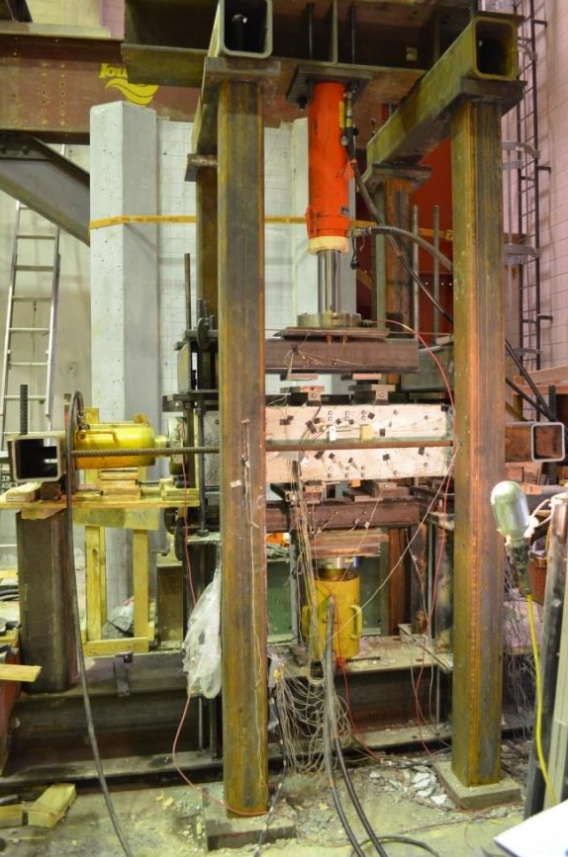
#> input picture art-source/about-thesis-test-frame.png, 568 x 857 px, given in place of fd-semis.jpg, which was not available
$ python make-door-carousel.py
#> lines starting #> are read from the running program, lines starting #| are printed output that depends on the picture; after the words box and inside, x2 and y2 are one past the last pixel; in counts of white or black regions, pixels touching at a corner belong together; pictures that were not available may be replaced by others from this repository, and a replacement may not be noted
"""Compose the project cards into a carousel, as candidate art for the
projects door.

    python tools/make-door-carousel.py            # renders every variant
    python tools/make-door-carousel.py --only arc

Writes 1520x1824 candidates into art-source/. They are NOT scenes yet --
run the chosen one through prep-scene.py, which does the crop and the tone
curve:

    python tools/prep-scene.py art-source/projects-carousel-arc.png \\
        public/assets/scenes/projects.jpg --scale 0.82 --focus 0.5,0.47

## What the door does to a picture, which drives every choice here

A door shows the middle of its scene and nothing else: about 82% of the
height at rest, and **56% of the height by 50% of the width** once the hover
zoom runs. So a composition that reads well as a flat image can lose its
whole outer third exactly when someone looks at it.

Hence: one card dead center, upright and largest, carrying the image on its
own. The flanking cards lean away on a perspective arc and are deliberately
allowed to run out of frame -- at rest they say "there are more of these",
and on hover they are mostly gone, which is the intent rather than an
accident. Nothing that has to be read sits outside the middle half.

The ground is near-black because the door's resting state is a shrouded
corridor; a light background would glow through the veil as a gray slab.
"""
import argparse
import os

from PIL import Image, ImageDraw, ImageFilter

W, H = 1520, 1824
ROOT = os.path.dirname(os.path.dirname(os.path.abspath(__file__)))
CARDS = os.path.join(ROOT, "public", "assets", "cards")
OUT = os.path.join(ROOT, "art-source")

# The nearest panel. It has to be ONE chart with a bold silhouette: the first
# version put forecasting-data.jpg here, which is itself a four-up composite,
# so the door framed a grid of miniature charts and nothing read at all.
HERO = "fd-hpai.jpg"          # a single filled area, legible as a shape

# The receding panels. These are blurred, so what matters is color and mass,
# not what they say.
PICKS = [
    "fd-debt-limit.jpg",
    "em-march-madness.jpg",
    "park-guides.jpg",
    "fd-semis.jpg",
    "em-herder.jpg",
    "fd-flu-weekly.jpg",
    "fd-refugees.jpg",
]

INK = (10, 8, 7)
EMBER = (200, 114, 42)

# What the door reveals of this canvas once the hover zoom is running. Every
# size below is expressed against THIS, not against the canvas -- the first
# two attempts sized the hero as a fraction of the full image and it came out
# larger than the window that would ever show it, so the door framed a
# fragment of one chart.
DOOR_BLEED, DOOR_ZOOM, DOOR_ASPECT = 1.22, 1.46, 0.741
VIS_H = H / (DOOR_BLEED * DOOR_ZOOM)                    # ~1021 px
VIS_W = VIS_H * (DOOR_ASPECT / (W / H))                 # ~759 px
EYE_Y = H * 0.46                                        # the door's optical center


def find_coeffs(dst, src):
    """Perspective coefficients mapping dst quad back to src quad.

    PIL's PERSPECTIVE transform samples the *source* for each output pixel,
    so the matrix runs the opposite way to the one you would write by hand.
    """
    m = []
    for (dx, dy), (sx, sy) in zip(dst, src):
        m.append([dx, dy, 1, 0, 0, 0, -sx * dx, -sx * dy])
        m.append([0, 0, 0, dx, dy, 1, -sy * dx, -sy * dy])
    # Solve the 8x8 by Gaussian elimination -- numpy is available but this
    # keeps the script to one dependency.
    b = []
    for (sx, sy) in src:
        b += [sx, sy]
    n = 8
    for i in range(n):
        p = max(range(i, n), key=lambda r: abs(m[r][i]))
        m[i], m[p] = m[p], m[i]
        b[i], b[p] = b[p], b[i]
        piv = m[i][i]
        if abs(piv) < 1e-12:
            continue
        for j in range(i, n):
            m[i][j] /= piv
        b[i] /= piv
        for r in range(n):
            if r == i:
                continue
            f = m[r][i]
            if not f:
                continue
            for j in range(i, n):
                m[r][j] -= f * m[i][j]
            b[r] -= f * b[i]
    return b


def card_art(name, w, h):
    """A card: the thumbnail, cropped to portrait, with a warm border."""
    im = Image.open(os.path.join(CARDS, name)).convert("RGB")
    # Thumbs are landscape; take a centerd portrait slice.
    tw = int(im.height * w / h)
    if tw <= im.width:
        x = (im.width - tw) // 2
        im = im.crop((x, 0, x + tw, im.height))
    else:
        th = int(im.width * h / w)
        y = (im.height - th) // 2
        im = im.crop((0, y, im.width, y + th))
    im = im.resize((w, h), Image.LANCZOS)

    out = Image.new("RGB", (w, h), (28, 22, 17))
    pad = max(4, w // 46)
    inner = im.resize((w - pad * 2, h - pad * 2), Image.LANCZOS)
    out.paste(inner, (pad, pad))
    d = ImageDraw.Draw(out)
    d.rectangle([0, 0, w - 1, h - 1], outline=(74, 61, 48), width=max(2, pad // 3))
    return out


def place(base, art, quad, *, dim, glow):
    """Composite `art` into `base` at a destination quad, with falloff."""
    w, h = art.size
    src = [(0, 0), (w, 0), (w, h), (0, h)]
    coeffs = find_coeffs(quad, src)

    layer = art.convert("RGBA").transform(
        (W, H), Image.PERSPECTIVE, coeffs, Image.BICUBIC)
    mask = Image.new("L", (w, h), 255).transform(
        (W, H), Image.PERSPECTIVE, coeffs, Image.BICUBIC)

    if dim < 1:
        layer = Image.blend(Image.new("RGBA", (W, H), INK + (255,)), layer, dim)
    if glow:
        # A soft warm bloom behind the center card so it reads as lit rather
        # than merely brighter.
        halo = mask.filter(ImageFilter.GaussianBlur(46)).point(
            lambda v: int(v * 0.55))
        base.paste(Image.new("RGB", (W, H), EMBER), (0, 0), halo)
    base.paste(layer.convert("RGB"), (0, 0), mask)


def hero_crop(name, w, h):
    """The hero panel: a single card, cropped to its boldest region.

    Cards are landscape and mostly chart; taking the middle-left keeps the
    plotted shape and drops the axis furniture, which at door scale is noise
    rather than information.
    """
    im = Image.open(os.path.join(CARDS, name)).convert("RGB")
    cw = int(im.width * 0.62)
    ch = int(cw * h / w)
    if ch > im.height:
        ch = im.height
        cw = int(ch * w / h)
    x = int(im.width * 0.06)
    y = max(0, (im.height - ch) // 2)
    im = im.crop((x, y, min(im.width, x + cw), y + ch)).resize((w, h), Image.LANCZOS)

    out = Image.new("RGB", (w, h), (30, 24, 18))
    pad = max(5, w // 60)
    out.paste(im.resize((w - pad * 2, h - pad * 2), Image.LANCZOS), (pad, pad))
    ImageDraw.Draw(out).rectangle([0, 0, w - 1, h - 1],
                                  outline=(96, 78, 60), width=max(2, pad // 2))
    return out


def render(variant):
    """A corridor of panels receding into the dark, hero nearest.

    Built for a TALL frame, and sized against what the door actually shows.
    Two earlier attempts got this wrong in opposite directions: the first
    fanned the cards sideways, which is the natural way to draw a carousel and
    the wrong shape for a 0.741 portal; the second made the hero 0.62 of the
    canvas width, which is taller than the visible window, so the door framed
    a corner of one chart. Everything here is a fraction of VIS_H / VIS_W.

    Everything behind the hero is blurred and dimmed on purpose. At the size a
    door shows, card text is not legible and does not become legible by being
    sharper -- it just turns into noise. Blurred, the same panels read as
    distance.
    """
    base = Image.new("RGB", (W, H), INK)

    # hero height as a fraction of the visible window; how fast panels shrink;
    # how far each steps up; sideways stagger; blur per step.
    if variant == "corridor":
        n, hero, shrink, rise, sway, blur = 5, 0.60, 0.80, 0.16, 0.10, 3.4
    elif variant == "deep":
        n, hero, shrink, rise, sway, blur = 7, 0.52, 0.845, 0.13, 0.15, 4.0
    else:                                    # "close"
        n, hero, shrink, rise, sway, blur = 4, 0.70, 0.76, 0.19, 0.06, 2.8

    hero_h = VIS_H * hero
    hero_w = hero_h / 1.30                   # portrait panels

    # Lay the panels out first, then move the whole arrangement so its
    # bounding box is centerd on the door's optical center. Positioning them
    # directly against a hand-picked base_y does not survive a parameter
    # change: the alternating stagger accumulates a net sideways drift, and
    # the stack always grows in one direction, so the composition ends up
    # off-center and the hover crop clips it. Centring afterwards is exact
    # whatever the numbers are.
    panels = []
    for i in range(n):
        scale = shrink ** i
        w, h = int(hero_w * scale), int(hero_h * scale)
        y = -VIS_H * rise * i
        x = VIS_W * sway * (1 if i % 2 else -1) * (i ** 0.7)
        panels.append([x, y, w, h, i])

    xs0 = min(p[0] - p[2] / 2 for p in panels)
    xs1 = max(p[0] + p[2] / 2 for p in panels)
    ys0 = min(p[1] - p[3] / 2 for p in panels)
    ys1 = max(p[1] + p[3] / 2 for p in panels)
    dx = W / 2 - (xs0 + xs1) / 2
    dy = EYE_Y - (ys0 + ys1) / 2

    # Back to front, so nearer panels overlap the ones behind.
    for x, y, w, h, i in sorted(panels, key=lambda p: -p[4]):
        x += dx
        y += dy
        art = (hero_crop(HERO, w, h) if i == 0
               else card_art(PICKS[(i - 1) % len(PICKS)], w, h))
        if i:
            art = art.filter(ImageFilter.GaussianBlur(blur * i * 0.6))

        quad = [(x - w / 2, y - h / 2), (x + w / 2, y - h / 2),
                (x + w / 2, y + h / 2), (x - w / 2, y + h / 2)]
        place(base, art, quad, dim=0.20 + 0.80 * (0.70 ** i), glow=(i == 0))

    # A shaft of warm light down the corridor, brightest behind the hero.
    shaft = Image.new("L", (W, H), 0)
    ImageDraw.Draw(shaft).polygon(
        [(W * 0.43, 0), (W * 0.57, 0), (W * 0.74, H), (W * 0.26, H)], fill=38)
    base.paste(Image.new("RGB", (W, H), EMBER), (0, 0),
               shaft.filter(ImageFilter.GaussianBlur(160)))

    vig = Image.new("L", (W, H), 0)
    ImageDraw.Draw(vig).ellipse([-W * 0.26, -H * 0.10, W * 1.26, H * 1.10], fill=255)
    base = Image.composite(base, Image.new("RGB", (W, H), INK),
                           vig.filter(ImageFilter.GaussianBlur(190)))

    path = os.path.join(OUT, "projects-carousel-%s.png" % variant)
    base.save(path, optimize=True)
    print("wrote %s  (hero %dx%d, stack %dx%d, window %dx%d)"
          % (os.path.relpath(path, ROOT), hero_w, hero_h,
             xs1 - xs0, ys1 - ys0, VIS_W, VIS_H))
    return path


def main():
    p = argparse.ArgumentParser()
    p.add_argument("--only", help="corridor | deep | close")
    a = p.parse_args()
    os.makedirs(OUT, exist_ok=True)
    for v in ([a.only] if a.only else ["corridor", "deep", "close"]):
        render(v)
#> in card_art, `out = Image.new("RGB", (w, h), (28, 22, 17))`:
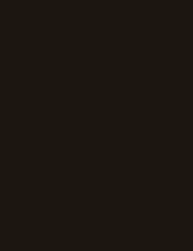
#> out: PIL image 193x251 RGB; mean R, G, B 28, 22, 17
#> in card_art, `inner = im.resize((w - pad * 2, h - pad * 2), Image.LANCZOS)`:
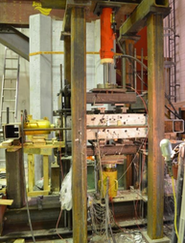
#> inner: PIL image 185x243 RGB; mean R, G, B 128, 111.4, 80.3
#> in card_art, `out.paste(inner, (pad, pad))`:
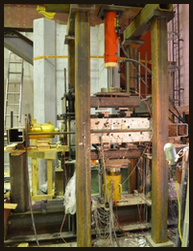
#> out: PIL image 193x251 RGB; mean R, G, B 120.8, 105, 75.7
#> in render, `art = art.filter(ImageFilter.GaussianBlur(blur * i * 0.6))`:
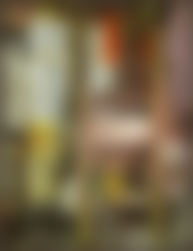
#> art: PIL image 193x251 RGB; mean R, G, B 122.1, 106, 76.6
#> in place, `layer = art.convert("RGBA").transform( (W, H), Image.PERSPECTIVE, coef..`:
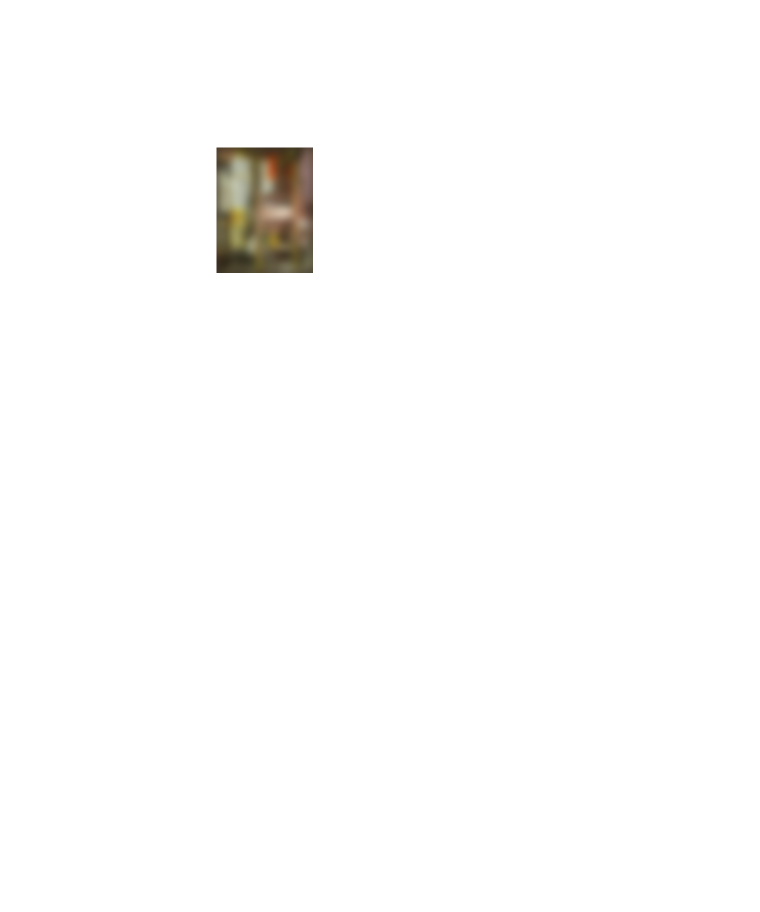
#> layer: PIL image 1520x1824 RGBA (shown at 1/2 size); mean R, G, B, A 2.1, 1.8, 1.3, 4.5; transparent parts drawn white
#> in place, `mask = Image.new("L", (w, h), 255).transform( (W, H), Image.PERSPECTIV..`:
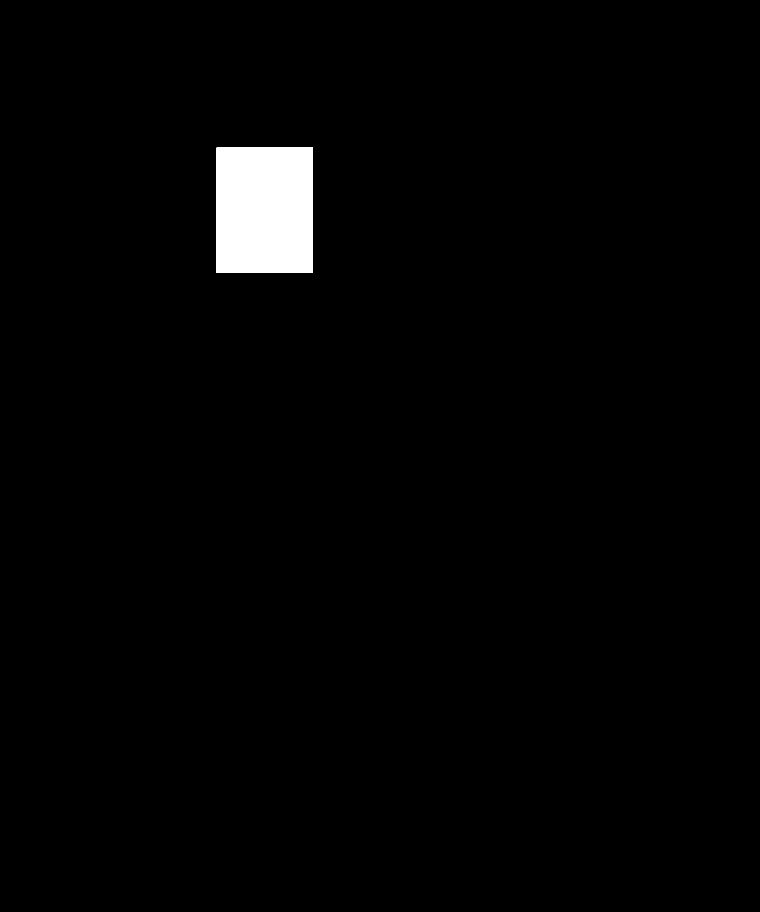
#> mask: PIL image 1520x1824 L (shown at 1/2 size); 1.7% white; 1 white region, box (x1, y1, x2, y2) and area: (433, 295, 626, 546) 48443
#> in place, `layer = Image.blend(Image.new("RGBA", (W, H), INK + (255,)), layer, dim)`:
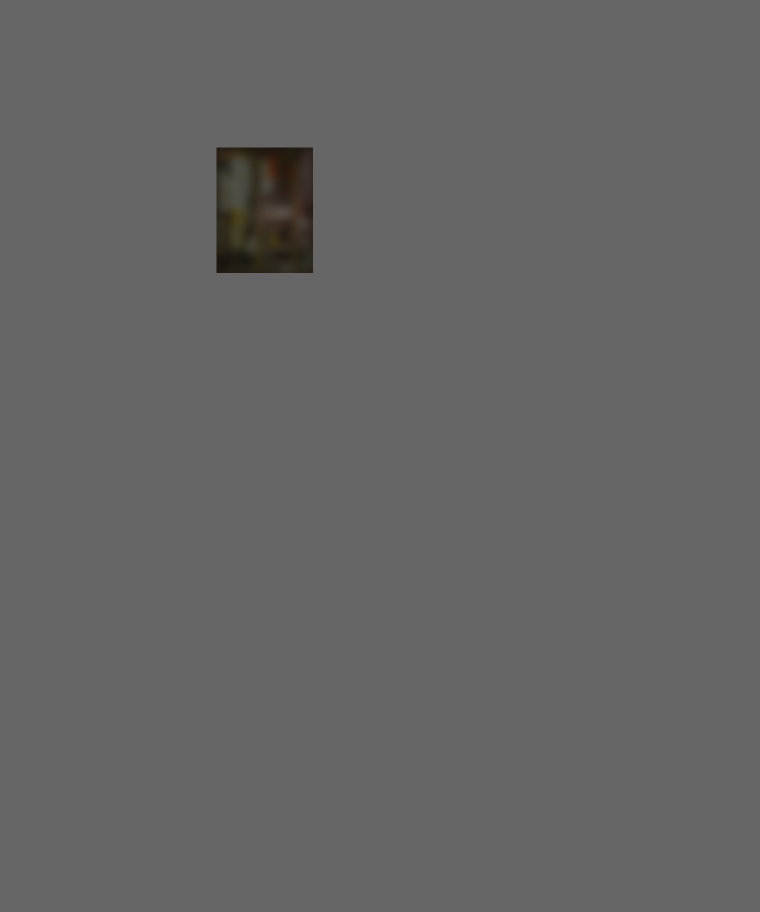
#> layer: PIL image 1520x1824 RGBA (shown at 1/2 size); mean R, G, B, A 6.8, 4.7, 4.5, 156.7; transparent parts drawn white


if __name__ == "__main__":
#> (the run stopped early here; a loop or call above may not have finished)
